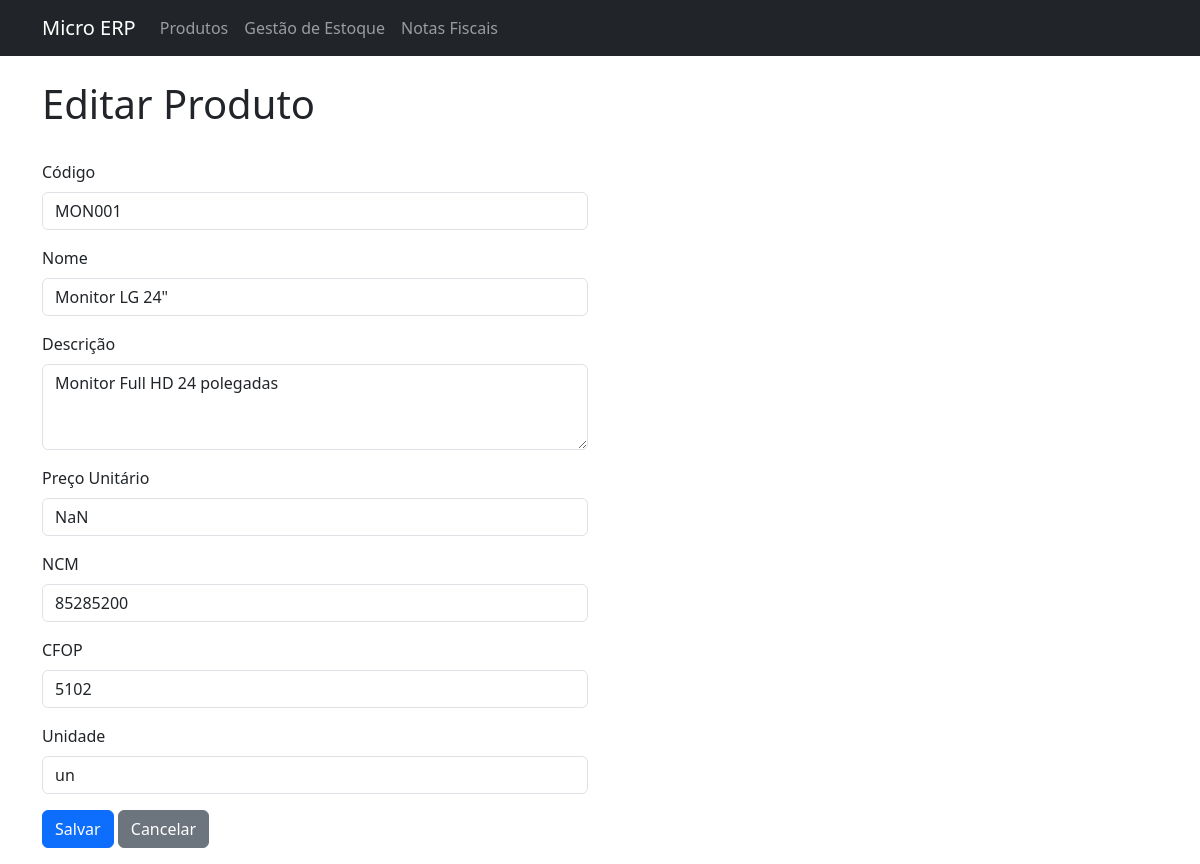
The page /produtos/1/editar on the database its author committed.
### app/models/produto.py (models this page shows, shortened)
class Produto(db.Model):
    __tablename__ = 'produtos'
    id = db.Column(db.Integer, primary_key=True)
    codigo = db.Column(db.String(20), unique=True, nullable=False)
    nome = db.Column(db.String(100), nullable=False)
    descricao = db.Column(db.Text)
    preco_unitario = db.Column(db.Float, nullable=False)
    data_cadastro = db.Column(db.DateTime, default=datetime.utcnow)
    ncm = db.Column(db.String(8), nullable=False, default='00000000')
    cfop = db.Column(db.String(4), nullable=False, default='5102')
    itens_nota_fiscal = db.relationship('ItemNotaFiscal', backref='produto', lazy=True)
    unidade = db.Column(db.String(10), nullable=False, default='un')
    quantidade_minima = db.Column(db.Integer, nullable=True)

### app/controllers/produto_controller.py (the view, shortened to what this page needs)
@produto_bp.route('/produtos/<int:id>/editar', methods=['GET', 'POST'])
def editar_produto(id):
    produto = Produto.query.get_or_404(id)
    return render_template('produtos/editar.html', produto=produto)

### app/templates/produtos/editar.html (shortened to what this page needs)
{% extends "base.html" %}
{% block content %}
<div class="row mb-4">
    <div class="col">
        <h1>Editar Produto</h1>
    </div>
</div>
<div class="row">
    <div class="col-md-6">
        <form method="POST">
            <div class="mb-3">
                <label for="codigo" class="form-label">Código</label>
                <input type="text" class="form-control" id="codigo" name="codigo" value="{{ produto.codigo }}" required>
            </div>
            <div class="mb-3">
                <label for="nome" class="form-label">Nome</label>
                <input type="text" class="form-control" id="nome" name="nome" value="{{ produto.nome }}" required>
            </div>
            <div class="mb-3">
                <label for="descricao" class="form-label">Descrição</label>
                <textarea class="form-control" id="descricao" name="descricao" rows="3">{{ produto.descricao }}</textarea>
            </div>
            <div class="mb-3">
                <label for="preco_unitario" class="form-label">Preço Unitário</label>
                <input type="text" class="form-control" id="preco_unitario" name="preco_unitario" value="{{ "%.2f"|format(produto.preco_unitario)|replace('.', ',') }}" required>
            </div>
            <div class="mb-3">
                <label for="ncm" class="form-label">NCM</label>
                <input type="text" class="form-control" id="ncm" name="ncm" value="{{ produto.ncm }}" required>
            </div>
            <div class="mb-3">
                <label for="cfop" class="form-label">CFOP</label>
                <input type="text" class="form-control" id="cfop" name="cfop" value="{{ produto.cfop }}" required>
            </div>
            <div class="mb-3">
                <label for="unidade" class="form-label">Unidade</label>
                <input type="text" class="form-control" id="unidade" name="unidade" value="{{ produto.unidade }}" required>
            </div>
            <div class="mb-3">
                <button type="submit" class="btn btn-primary">Salvar</button>
                <a href="{{ url_for('produto_bp.listar_produtos') }}" class="btn btn-secondary">Cancelar</a>
            </div>
        </form>
    </div>
</div>
{% endblock %}

### rows shown on the page
Produto: codigo "MON001", nome "Monitor LG 24\"", descricao "Monitor Full HD 24 polegadas", preco_unitario "NaN", ncm "85285200", cfop "5102", unidade "un"
